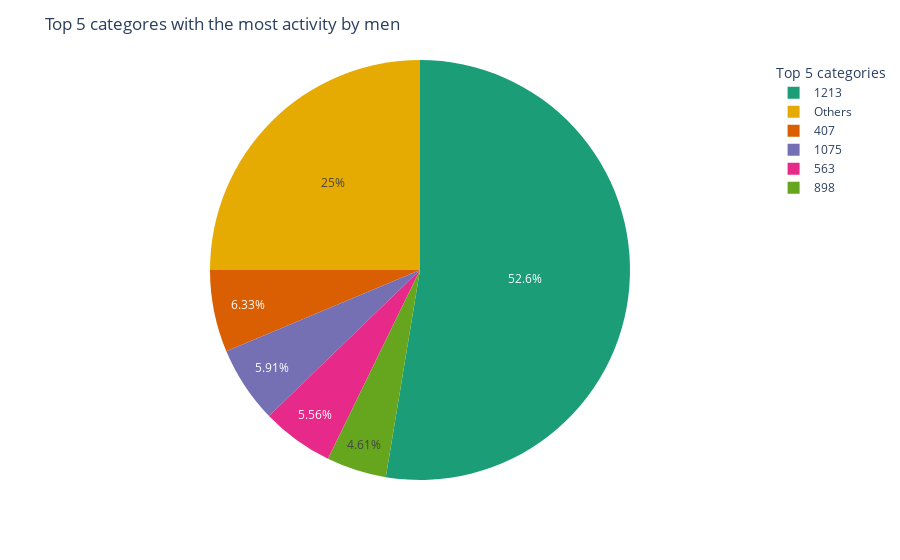

Notebook code for this chart:
### Code cell
x=dfm.groupby('category_id').count()
x = x.iloc[:, 0:1]
x = x.rename(columns={"user_id": "Cat_count"})
x=x.reset_index()
x.sort_values('Cat_count',ascending=False,inplace=True)
new_df = x.iloc[5:]
s=new_df['Cat_count'].sum()
x = x.iloc[:5]
x['category_id'] = x['category_id'].astype(str)
x.loc[len(df)] = ['Others', s]
fig = px.pie(x, values='Cat_count', names='category_id', 
             color='category_id', color_discrete_sequence=px.colors.qualitative.Dark2,
             labels={'category_id': 'Category ID', 'Cat_count': 'Cat_Count'})
fig.update_layout(legend_title='Top 5 categories', title_text="Top 5 categores with the most activity by men")

fig.show()

### Figure 1 — Plotly figure (JSON) as saved in the notebook; plotly's stock layout.template omitted (floating-point values rounded to 4 significant figures)
{"data": [{"customdata": [["1213"], ["407"], ["1075"], ["563"], ["898"], ["Others"]], "domain": {"x": [0, 1], "y": [0, 1]}, "hovertemplate": "Category ID=%{customdata[0]}<br>Cat_Count=%{value}<extra></extra>", "labels": ["1213", "407", "1075", "563", "898", "Others"], "legendgroup": "", "marker": {"colors": ["rgb(27,158,119)", "rgb(217,95,2)", "rgb(117,112,179)", "rgb(231,41,138)", "rgb(102,166,30)", "rgb(230,171,2)"]}, "name": "", "showlegend": true, "type": "pie", "values": [1505, 181, 169, 159, 132, 715]}], "layout": {"legend": {"title": {"text": "Top 5 categories"}, "tracegroupgap": 0}, "margin": {"t": 60}, "piecolorway": ["rgb(27,158,119)", "rgb(217,95,2)", "rgb(117,112,179)", "rgb(231,41,138)", "rgb(102,166,30)", "rgb(230,171,2)", "rgb(166,118,29)", "rgb(102,102,102)"], "title": {"text": "Top 5 categores with the most activity by men"}}}
